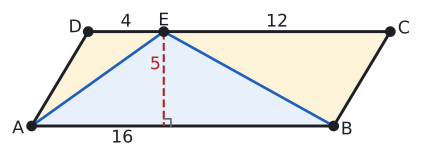

Recreate this plot in Python.
import sys; sys.path.insert(0, "tools")
from cizim import *

P = lambda x, y: np.array([float(x), float(y)])
uz = lambda U, V: round(float(np.linalg.norm(U - V)), 4)
def acisi(K, U, V):
    u, v = U - K, V - K
    return round(float(np.degrees(np.arccos(np.dot(u, v) / np.linalg.norm(u) / np.linalg.norm(v)))), 3)
def birim(U, V):
    t = (V - U) / np.linalg.norm(V - U); return t, np.array([-t[1], t[0]])
def dondur(Q, derece):
    a = np.radians(derece); return P(Q[0] * np.cos(a) - Q[1] * np.sin(a), Q[0] * np.sin(a) + Q[1] * np.cos(a))
def ayak(Q, U, V):
    t, _ = birim(U, V); return U + np.dot(Q - U, t) * t
def paralel_isareti(U, V, n=1, f=0.5):
    t, _ = birim(U, V)
    for i in range(n):
        M = U + f * (V - U) + (i - (n - 1) / 2) * 0.32 * S * t
        ax.annotate("", xy=M + 0.22 * S * t, xytext=M - 0.22 * S * t, arrowprops=dict(arrowstyle="-|>", color=SOLUK, lw=1.3, mutation_scale=13))
def cetik(U, V, n=1, renk=SOLUK, f=0.5):
    M = U + f * (V - U); t, m = birim(U, V)
    for i in range(n):
        c = M + (i - (n - 1) / 2) * 0.2 * S * t
        ax.plot(*zip(c - 0.22 * S * m, c + 0.22 * S * m), color=renk, lw=1.5)
def olcu(U, V, metin, d=0.5, renk=YAZI, fs=13, f=0.5):
    """[UV] üzerinde f oranındaki noktaya, U->V yönünün soluna d*S uzağa yazı (d < 0: sağına)."""
    M = U + f * (V - U); _, m = birim(U, V)
    ax.text(*(M + d * S * m), metin, ha="center", va="center", color=renk, fontsize=fs)
def dik_isareti(K, U, V, r=0.4):
    a_ = (U - K) / np.linalg.norm(U - K) * r * S; b_ = (V - K) / np.linalg.norm(V - K) * r * S
    ax.plot(*zip(K + a_, K + a_ + b_, K + b_), color=SOLUK, lw=1.3)
def harf(Q, metin, dx, dy, renk=YAZI, fs=13):
    ax.text(Q[0] + dx * S, Q[1] + dy * S, metin, ha="center", va="center", color=renk, fontsize=fs)
def cizgi(U, V, renk=YAZI, lw=2.2, ls="-"):
    ax.plot(*zip(U, V), color=renk, lw=lw, ls=ls)
def boya(noktalar, renk):
    ax.add_patch(patches.Polygon(noktalar, closed=True, facecolor=renk, edgecolor="none"))
def yay(K, U, V, r=0.8, renk=MAVI, n=1):
    for i in range(n): aci(ax, K, U, V, r=(r + 0.18 * i) * S, renk=renk)
def yay_yazi(K, U, V, metin, d=1.4, renk=MAVI, fs=12):
    """K köşesindeki U-K-V açısının ortasından d*S uzağa yazı."""
    u = (U - K) / np.linalg.norm(U - K); v = (V - K) / np.linalg.norm(V - K); o = (u + v) / np.linalg.norm(u + v)
    ax.text(*(K + d * S * o), metin, ha="center", va="center", color=renk, fontsize=fs)
def basla(xmin, xmax, ymin, ymax, en=5.5):
    global fig, ax
    fig, ax = sekil(en, en * (ymax - ymin) / (xmax - xmin))
    ax.set_aspect("equal"); ax.axis("off"); ax.set_xlim(xmin, xmax); ax.set_ylim(ymin, ymax)
def dortgen(A, B, C, D, dolgu=None):
    if dolgu: boya([A, B, C, D], dolgu)
    ax.plot(*zip(A, B, C, D, A), color=YAZI)
    for Q in (A, B, C, D): nokta(ax, *Q, "")
def koseler(A, B, C, D, d=0.55):
    O = (A + B + C + D) / 4
    for Q, ad in ((A, "A"), (B, "B"), (C, "C"), (D, "D")):
        y = (Q - O) / np.linalg.norm(Q - O); harf(Q, ad, d * y[0] * 1.3, d * y[1])
def pk(AB, AD, derece):
    """A orijinde, [AB] yatay; ABCD paralelkenarının köşeleri."""
    a = np.radians(derece); A, B = P(0, 0), P(AB, 0); D = P(AD * np.cos(a), AD * np.sin(a)); return A, B, B + D, D
def cerceve(noktalar, kenar=1.2):
    xs = [q[0] for q in noktalar]; ys = [q[1] for q in noktalar]
    return min(xs) - kenar * S, max(xs) + kenar * S, min(ys) - kenar * S, max(ys) + kenar * S
def alan(noktalar, metin, renk=YAZI, dx=0, dy=0, fs=13):
    """Çokgenin ağırlık merkezine (köşelerin ortalaması) yazı."""
    O = sum(noktalar) / len(noktalar)
    ax.text(O[0] + dx * S, O[1] + dy * S, metin, ha="center", va="center", color=renk, fontsize=fs, fontweight="bold")
def kesisim(P1, P2, P3, P4):
    """[P1P2] ve [P3P4] doğrularının kesişimi."""
    d1, d2 = P2 - P1, P4 - P3
    x2 = lambda u, v: u[0] * v[1] - u[1] * v[0]
    t = x2(P3 - P1, d2) / x2(d1, d2); return P1 + t * d1
def alan_hesap(*Q):
    return round(abs(sum(Q[i][0] * Q[(i + 1) % len(Q)][1] - Q[(i + 1) % len(Q)][0] * Q[i][1] for i in range(len(Q)))) / 2, 4)


# Örnek 4: |AB| = 16, yükseklik 5, E ∈ [DC], |DE| = 4, |EC| = 12. A(ABCD) = 80, A(AEB) = 40, A(ADE) = 10, A(BEC) = 30.
A, B, D = P(0, 0), P(16, 0), P(3, 5); C = B + D; E = D + P(4, 0)
F = ayak(E, A, B)
S = 19 / 15
print("alan", alan_hesap(A, B, C, D), "AEB", alan_hesap(A, E, B), "ADE", alan_hesap(A, D, E), "BEC", alan_hesap(B, E, C), "DE", uz(D, E), "EC", uz(E, C))
basla(*cerceve([A, B, C, D], 1.0))
boya([A, E, B], MAVI_ACIK); boya([A, D, E], SARI_ACIK); boya([B, E, C], SARI_ACIK)
dortgen(A, B, C, D); koseler(A, B, C, D, 0.45)
cizgi(A, E, MAVI, 2); cizgi(B, E, MAVI, 2)
cizgi(E, F, KIRMIZI, 1.6, "--"); dik_isareti(F, E, B, 0.3)
nokta(ax, *E, ""); harf(E, "E", 0, 0.45)
olcu(D, E, "4", 0.4); olcu(E, C, "12", 0.4); olcu(A, B, "16", -0.5, f=0.3); olcu(E, F, "5", -0.35, KIRMIZI, f=0.35)
kaydet(fig, __file__)
